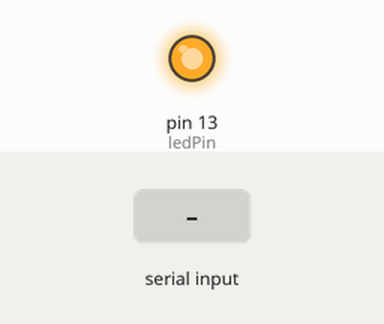
A sketch run on a simulated Arduino Mega 2560, built with avr-gcc and run on an emulated ATmega2560. Parts: output pins drawn as LEDs (lit = HIGH). Inputs (shaded band) come from the test bench. What the sketch prints to the serial monitor is not drawn.

Above: at 1.2 s.
1.3 s: "1" received over the second serial link
Timing chart, 0 to 4.3 s (numbered marks = the images above; inputs shaded):
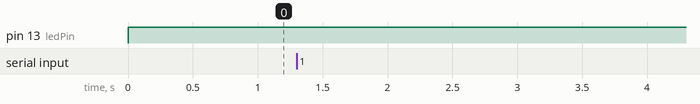

Measured:
- after the input at 1.3 s, every drawn part: stays the same

The sketch:

XBee_Simple_Test1.ino
```cpp
const int ledPin = 13;

void setup()
{
  //Begin serial monitor port
  Serial.begin(9600);
  //Begin HW serial
  Serial1.begin(9600);
  pinMode(ledPin, OUTPUT);

}

void loop()
{
  // Take data received from the serial monitor and pass it to the HW UART
  if(Serial.available())
  {
    Serial1.print(Serial.read(), BYTE);
//    Serial1.print("Memes");
    Serial1.print(2, BYTE);
  }

 // Take data received from the HW UART and pass it to the serial monitor
  if(Serial1.available())
  {
    Serial.print(Serial1.read(), BYTE);
  }

 digitalWrite(ledPin, HIGH);   // set the LED on

 //Wait to reduce serial load
  delay(5);
}
```
